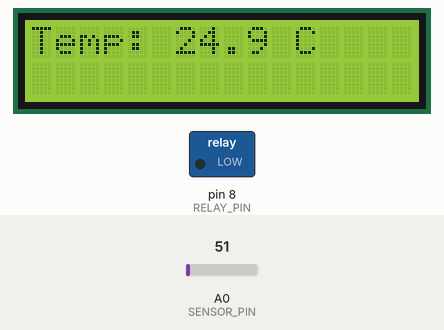
A sketch run on a simulated Arduino Uno, built with avr-gcc and run on an emulated ATmega328P. Shown: 16×2 character LCD, switched loads named in the sketch (green lamp = pin HIGH). The inputs (shaded band) are chosen by the test bench; at power-on: A0 (SENSOR_PIN) = 51.

Above: at 3.1 s.
3.2 s: A0 (SENSOR_PIN) set to 19
At 5.4 s:
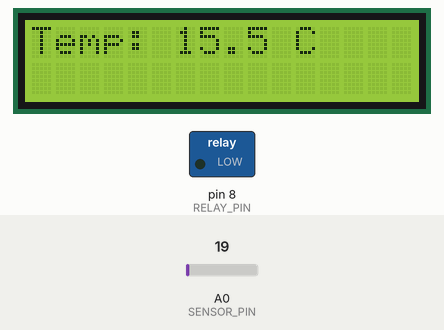
6.2 s: A0 (SENSOR_PIN) set to 16
At 8.8 s:
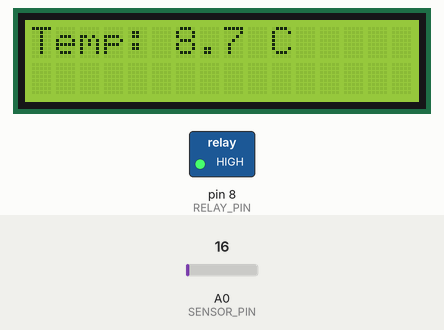
9.1 s: A0 (SENSOR_PIN) set to 30
At 11.5 s:
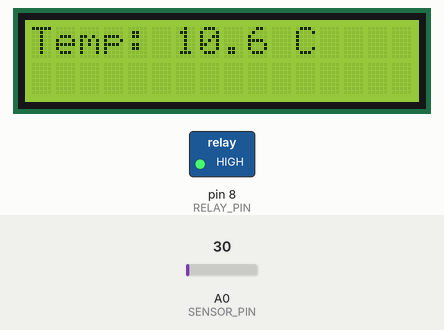
Timing chart, 0 to 13.0 s (numbered marks = the images above; inputs shaded):
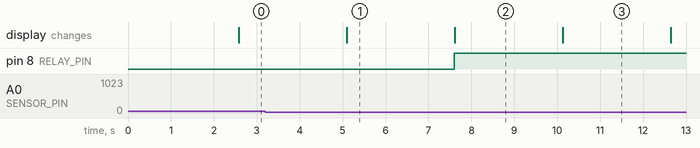

Measured:
- the behaviour switches between 18 and 17 on A0 (SENSOR_PIN) (found by bisection; images 1 and 2)
- after the input at 3.2 s, the display: changes after 1.9 s (image 1)
- after the input at 6.2 s, the display: changes after 1.4 s (image 2)
- after the input at 9.1 s, the display: changes after 1.0 s (image 3)

The sketch:

temperature_control.ino
```cpp
/**
 * Automated Temperature Control System
 * =====================================
 * Author: María Fernanda Vásquez — UAM Azcapotzalco
 * Course: Microelectronics (Microelectrónica)
 * Date:   December 2025
 *
 * Description:
 * Reads ambient temperature via an LM35 sensor, averages 5 readings
 * to eliminate noise, and activates a relay-controlled heating/cooling
 * circuit when temperature drops to or below 15°C.
 *
 * Hardware:
 *   - Arduino UNO
 *   - LM35 Precision Temperature Sensor → Analog Pin A0
 *   - 5V/10A Relay → Digital Pin 8
 *   - LCD 16x2 with I2C interface (address 0x27)
 *   - External 12V/12A heating (Nichrome wire) + cooling (fan) circuit
 */

#include <LiquidCrystal_I2C.h>
#include <Wire.h>

// ── Constants ──────────────────────────────────────────────
const int   RELAY_PIN        = 8;
const int   SENSOR_PIN       = A0;
const int   NUM_READINGS     = 5;
const int   READING_DELAY_MS = 500;
const float TEMP_THRESHOLD   = 15.0;  // °C — activates relay below this value
const float ADC_VOLTAGE      = 5000.0; // mV reference voltage
const float ADC_RESOLUTION   = 1023.0;
const float LM35_MV_PER_DEG  = 10.0;  // LM35 outputs 10mV per °C

// ── LCD Setup ──────────────────────────────────────────────
LiquidCrystal_I2C lcd(0x27, 16, 2);

// ── Function Declarations ──────────────────────────────────
float readAverageTemperature();
void  updateDisplay(float temperature);
void  controlRelay(float temperature);

// ──────────────────────────────────────────────────────────
void setup() {
  lcd.init();
  lcd.backlight();
  lcd.clear();
  pinMode(RELAY_PIN, OUTPUT);
  digitalWrite(RELAY_PIN, LOW); // ensure relay starts OFF
}

void loop() {
  float avgTemp = readAverageTemperature();
  controlRelay(avgTemp);
  updateDisplay(avgTemp);
}

// ── Reads sensor 5 times and returns the average temperature
float readAverageTemperature() {
  float sum = 0.0;
  for (int i = 0; i < NUM_READINGS; i++) {
    int   raw  = analogRead(SENSOR_PIN);
    float temp = (raw * ADC_VOLTAGE / ADC_RESOLUTION) / LM35_MV_PER_DEG;
    sum += temp;
    delay(READING_DELAY_MS);
  }
  return sum / NUM_READINGS;
}

// ── Activates relay (heating) if temperature is at or below threshold
void controlRelay(float temperature) {
  if (temperature <= TEMP_THRESHOLD) {
    digitalWrite(RELAY_PIN, HIGH); // activate heating circuit
  } else {
    digitalWrite(RELAY_PIN, LOW);  // deactivate
  }
}

// ── Updates LCD with current temperature reading
void updateDisplay(float temperature) {
  lcd.setCursor(0, 0);
  lcd.print("Temp: ");
  lcd.print(temperature, 1);
  lcd.print(" C  "); // trailing spaces clear previous digits
}
```
